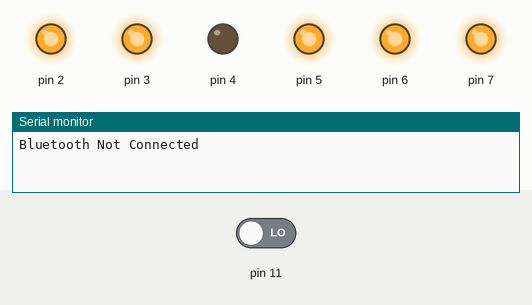
Simulated run of this sketch. Board: Arduino Uno, built with avr-gcc and run on an emulated ATmega328P. On the bench: output pins drawn as LEDs (lit = HIGH), the last lines printed to the serial monitor. Inputs (shaded band) come from the test bench; at power-on: pin 11 LOW.

Above: at 1.2 s.
1.3 s: pin 11 driven HIGH
At 2.1 s:
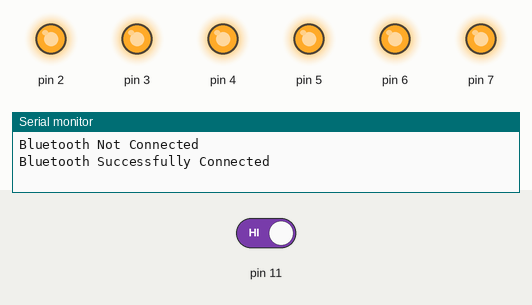
2.8 s: pin 11 driven LOW
At 3.6 s:
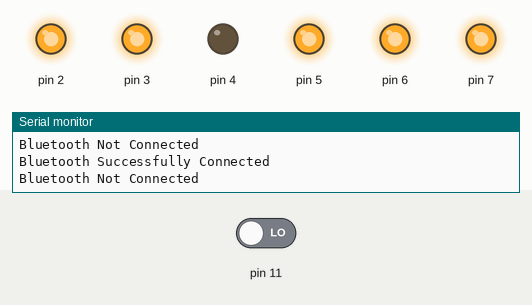
Timing chart, 0 to 5.8 s (numbered marks = the images above; inputs shaded):
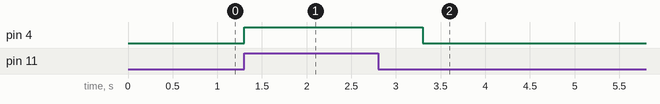

Measured:
- after the input at 1.3 s, pin 4: LOW → HIGH at once
- after the input at 2.8 s, pin 4: HIGH → LOW after 0.50 s

The sketch:

SPARTAN_ANTI_THEFT_CODE.ino
```cpp
#include "Global.h"


void setup()
{
  Global::Initialize();
  Global::InitializePinMode();
  Global::Write(Global::Var::get()->PIN[KILLSWITCH], OFF);
  Global::Write(Global::Var::get()->PIN[STARTER], OFF);
  Global::Write(Global::Var::get()->PIN[LIGHTS], OFF);
  Global::Write(Global::Var::get()->PIN[CDI], OFF);
  Global::Write(Global::Var::get()->PIN[IGNITION], OFF);
  Global::Write(Global::Var::get()->PIN[HORN], OFF);
}

void BluetoothCheck()
{
  Global::Var::get()->BTStatus = Read(Global::Var::get()->PIN[STATUS]);
  if (Global::Var::get()->BTStatus == SUCCESS)
  {
    if (Global::Var::get()->bBluetoothConnected == false)
    {
      LOGSR(xorstr_("U{brcxxc 7Dbttrddqb{{n7Txyyrtcrs"));

      Global::Var::get()->bBluetoothConnected = true;
    }
  }
  else if (Global::Var::get()->BTStatus == FAILED)
  {
    if (Global::Var::get()->bBluetoothConnected == true)
    {
      LOGSR(xorstr_("U{brcxxc 7Yxc7Txyyrtcrs"));
      Global::Var::get()->bBluetoothConnected = false;
    }
  }
}


void BluetoothConnectionLost()
{
  if (Global::Var::get()->BTStatus == SUCCESS)
  {
    if (Global::Var::get()->bSendOnce == false)
    {
      Global::Write(Global::Var::get()->PIN[KILLSWITCH], OFF);

      Global::Var::get()->bSendOnce = true;
    }
  }
  else if (Global::Var::get()->BTStatus == FAILED)
  {
    if (Global::Var::get()->bSendOnce == true)
    {
      Global::Var::get()->bSendOnce = false;
    }
    Global::Write(Global::Var::get()->PIN[KILLSWITCH], ON);
    Global::Write(Global::Var::get()->PIN[STARTER], OFF);
    Global::Write(Global::Var::get()->PIN[CDI], OFF);
    Global::Write(Global::Var::get()->PIN[LIGHTS], OFF);
    Global::Write(Global::Var::get()->PIN[IGNITION], OFF);
    Global::Write(Global::Var::get()->PIN[HORN], OFF);
  }
}

void Function(void)
{
  if (Global::Var::get()->BTStatus == SUCCESS)
  {
    Global::Var::get()->ReceivedString = BTSerial.readString();
    if (Global::Var::get()->ReceivedString.length() > 0)
    {
      Global::Var::get()->ReceivedString.trim();

      /*~~~~~~~~~~~~~~~~~~~~~~~~ STARTER  ~~~~~~~~~~~~~~~~~~~~~~*/
      if (IFVAR(Global::Var::get()->ReceivedString, xorstr_("DCVECREHXY")))
      {
        Global::Write(Global::Var::get()->PIN[STARTER], ON);
        delay(600);
        Global::Write(Global::Var::get()->PIN[STARTER], OFF);
      }
      if (IFVAR(Global::Var::get()->ReceivedString, xorstr_("DCVECREHXQQ")))
      {
        Global::Write(Global::Var::get()->PIN[STARTER], OFF);
      }

      /*~~~~~~~~~~~~~~~~~~~~~~~~ KILLSWITCH  ~~~~~~~~~~~~~~~~~~~~~~*/
      if (IFVAR(Global::Var::get()->ReceivedString, xorstr_("RYP^YRHXY")))
      {
        Global::Write(Global::Var::get()->PIN[KILLSWITCH], ON);
      }
      if (IFVAR(Global::Var::get()->ReceivedString, xorstr_("RYP^YRHXQQ")))
      {
        Global::Write(Global::Var::get()->PIN[KILLSWITCH], OFF);
      }

      /*~~~~~~~~~~~~~~~~~~~~~~~~ IGNITION & CDI ~~~~~~~~~~~~~~~~~~~~~~*/
      if (IFVAR(Global::Var::get()->ReceivedString, xorstr_("^PY^C^XYHXY")))
      {
        Global::Write(Global::Var::get()->PIN[IGNITION], ON);
        Global::Write(Global::Var::get()->PIN[CDI], ON);
      }
      if (IFVAR(Global::Var::get()->ReceivedString, xorstr_("^PY^C^XYHXQQ")))
      {
        Global::Write(Global::Var::get()->PIN[IGNITION], OFF);
        Global::Write(Global::Var::get()->PIN[CDI], OFF);
      }

      /*~~~~~~~~~~~~~~~~~~~~~~~~ LIGHTS  ~~~~~~~~~~~~~~~~~~~~~~*/
      if (IFVAR(Global::Var::get()->ReceivedString, xorstr_("[^P_CDHXY")))
      {
        Global::Write(Global::Var::get()->PIN[LIGHTS], ON);
      }
      if (IFVAR(Global::Var::get()->ReceivedString, xorstr_("[^P_CDHXQQ")))
      {
        Global::Write(Global::Var::get()->PIN[LIGHTS], OFF);
      }

      /*~~~~~~~~~~~~~~~~~~~~~~~~ HORN  ~~~~~~~~~~~~~~~~~~~~~~*/
      if (IFVAR(Global::Var::get()->ReceivedString, xorstr_("_XEYHXY")))
      {
        for (int i = 0; i < 5; i ++)
        {
          Global::Write(Global::Var::get()->PIN[HORN], ON);
          delay(400);
          Global::Write(Global::Var::get()->PIN[HORN], OFF);
          delay(400);
        }
      }
    }
  }
}

void loop()
{
  Function();
  BluetoothCheck();
  BluetoothConnectionLost();
}
```

Global.h
```cpp
#include <SoftwareSerial.h>
#include "Singleton.h"
SoftwareSerial BTSerial(13, 12); // RX | TX
bool bBluetoothConnected = true;

#define PinMode(s) pinMode(s,OUTPUT);
#define LOGSR(s) Serial.println(s);
#define LOGBT(s) BTSerial.println(s);
#define IFVAR(a, s) (a.equals(s))
#define Read(s) digitalRead(s);
#define CALL_ONCE(...) \
  { \
    static bool once = false; \
    if (!once) { \
      []() { \
        __VA_ARGS__ \
      }(); \
      once = true; \
    } \
  }

enum _STATUSLABEL
{
  SUCCESS = 1,
  FAILED = 0
};
enum _PIN
{
  IGNITION,
  KILLSWITCH,
  STARTER,
  LIGHTS,
  CDI,
  STATUS,
  HORN
};
enum _ONOFF
{
  ON = LOW,
  OFF = HIGH
};


namespace Global
{
void Write(int pin, _ONOFF bValue)
{
  digitalWrite(pin, bValue);
}
void Initialize()
{
  Serial.begin(9600);
  BTSerial.begin(9600);
}

class Var : public Singleton<Var>
{
  public:
    Var()
    {
      this->bBluetoothConnected = true;
      this->bSendOnce =true;

      this->PIN[IGNITION] = 2;
      this->PIN[KILLSWITCH] = 4;
      this->PIN[STARTER] = 5;
      this->PIN[LIGHTS] = 6;
      this->PIN[CDI] = 3;
      this->PIN[HORN] = 7;
      this->PIN[STATUS] = 11;
      this->BTStatus = 0;

      this->ReceivedString = "";
    };

    String ReceivedString;
    bool bBluetoothConnected, BTStatus,bSendOnce;
    int PIN[15];

};
void InitializePinMode()
{
  pinMode(Global::Var::get()->PIN[STATUS], INPUT);
  PinMode(Global::Var::get()->PIN[IGNITION]);
  PinMode(Global::Var::get()->PIN[KILLSWITCH]);
  PinMode(Global::Var::get()->PIN[STARTER]);
  PinMode(Global::Var::get()->PIN[LIGHTS]);
  PinMode(Global::Var::get()->PIN[CDI]);
  PinMode(Global::Var::get()->PIN[HORN]);


}

};
```

Singleton.h
```cpp
template <typename T>
class Singleton
{
protected:
  Singleton(void) {}
  ~Singleton(void) {}
public:
  static T* get(void)
  {
    static T* _inst = nullptr;
    if (!_inst)
      _inst = new T();
    return _inst;
  }
};

String xorstr_(String nString)
{
    const int KEY = 23;
    int strLen = (nString.length());
    char* cString = (char*)(nString.c_str());

    for (int i = 0; i < strLen; i++)
    {
        *(cString + i) = (*(cString + i) ^ KEY);
    }
    return nString;
}
```
